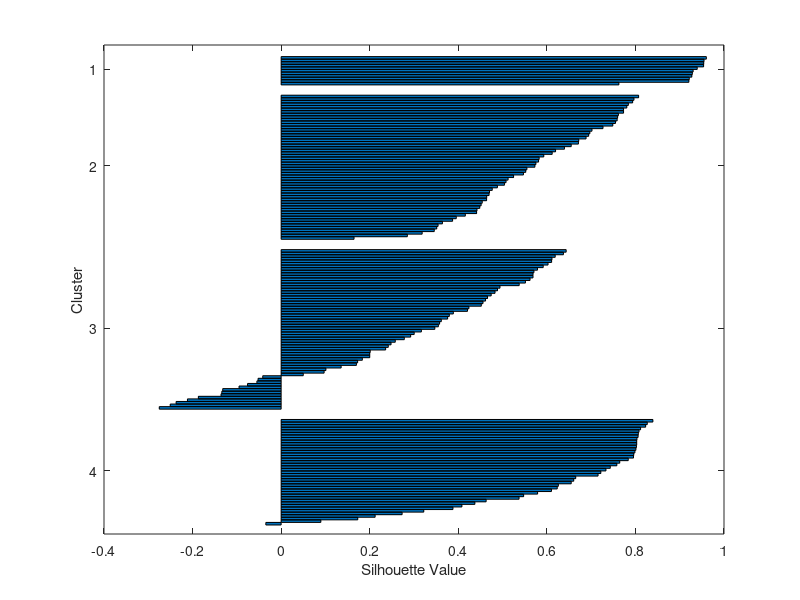

Here is the MATLAB script that generated this plot: (Note: this script raises an error after producing the figure.)
clear;
load adcimg2dfea.mat;


x=[imgfea2Dt1;imgfea2Dt2;imgfea2Dt3;imgfea2Dt4];
idx4 = kmeans(x,4, 'Distance','sqeuclidean','Display','iter');

figure
[silh4,h] = silhouette(x,idx4,'sqeuclidean');
h = gca;
h.Children.EdgeColor = [.8 .8 1];
xlabel 'Silhouette Value'
ylabel 'Cluster'

figure
plot(idx4,'*')